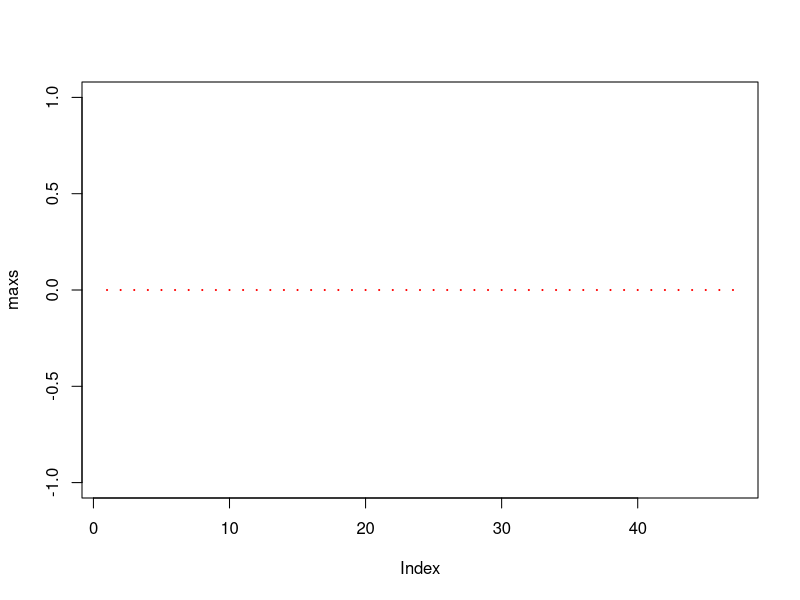
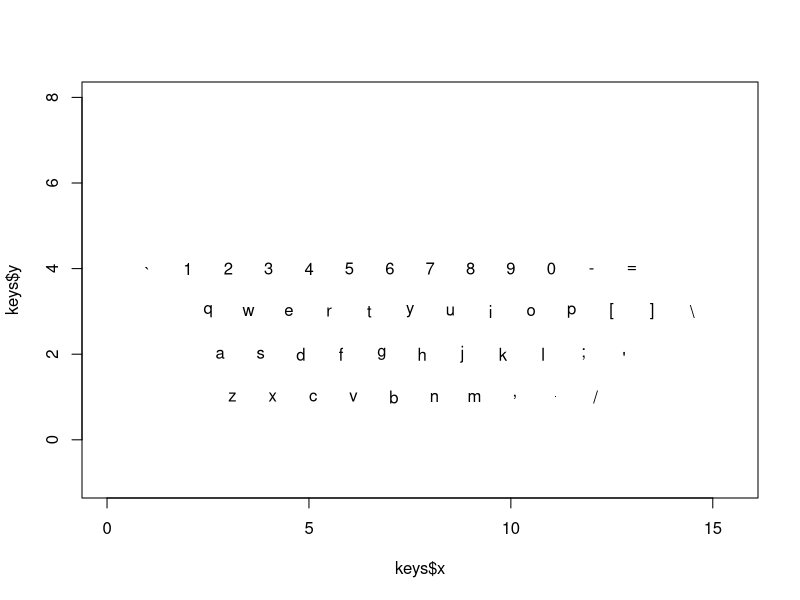

Here is the R script that generated these plots, in order: (Note: this script raises an error after producing the figures.)
do.test = function(p){
    chars = c("`", "1", "2", "3", "4", "5", "6", "7",
        "8", "9", "0", "-", "=", "q", "w", "e", "r",
        "t", "y", "u", "i", "o", "p", "[", "]", "\\",
        "a", "s", "d", "f", "g", "h", "j", "k", "l",
        ";", "'", "z", "x", "c", "v", "b", "n", "m",
        ",", ".", "/")

    n = length(chars)
    if (missing(p)) # number of reps for each character
        p = 10
    times = matrix(0, n, p)
    correct = times
    rand.order = sample(rep(1:n, p))
    readline("Hit enter to begin")
    for (i in 1:(n*p)){
        y = system.time(x <- readline(chars[rand.order[i]]))[3]
        k = which.min(times[rand.order[i],])
        correct[rand.order[i], k] = (x == chars[rand.order[i]])*1
        times[rand.order[i], k] = y
        }
    return (list("times"=times, "correct"=correct))
    }

x = do.test()

# overall correct %
mean(x$correct)

# mean time for each correct input
means = double(47)
for (i in 1:47){
    for (j in 1:10){
        means[i] = means[i] + x$times[i,j]*x$correct[i,j]
        }
    }
means = means / apply(x$correct, 1, sum)

# max/min time for correct inputs
maxs = double(47)
mins = double(47)+Inf
for (i in 1:47){
    for (j in 1:10){
        if (x$correct[i,j] == 1){
            maxs[i] = max(maxs[i], x$times[i,j])
            mins[i] = min(mins[i], x$times[i,j])
            }
        }
    }

plot(maxs, type='h', col='red', lwd=2, ylim = c(0, max(maxs)))
points(means, type='h', lwd=2)
points(mins, type='h', col='green', lwd=2)

# cooler plot
key.coors = matrix(
    c(  1, 4, "`",
        2, 4, "1",
        3, 4, "2",
        4, 4, "3",
        5, 4, "4",
        6, 4, "5",
        7, 4, "6",
        8, 4, "7",
        9, 4, "8",
        10, 4, "9",
        11, 4, "0",
        12, 4, "-",
        13, 4, "=",
        2.5, 3, "q",
        3.5, 3, "w",
        4.5, 3, "e",
        5.5, 3, "r",
        6.5, 3, "t",
        7.5, 3, "y",
        8.5, 3, "u",
        9.5, 3, "i",
        10.5, 3, "o",
        11.5, 3, "p",
        12.5, 3, "[",
        13.5, 3, "]",
        14.5, 3, "\\",
        2.8, 2, "a",
        3.8, 2, "s",
        4.8, 2, "d",
        5.8, 2, "f",
        6.8, 2, "g",
        7.8, 2, "h",
        8.8, 2, "j",
        9.8, 2, "k",
        10.8, 2, "l",
        11.8, 2, ";",
        12.8, 2, "'",
        3.1, 1, "z",
        4.1, 1, "x",
        5.1, 1, "c",
        6.1, 1, "v",
        7.1, 1, "b",
        8.1, 1, "n",
        9.1, 1, "m",
        10.1, 1, ",",
        11.1, 1, ".",
        12.1, 1, "/"),
    47, 3, byrow = TRUE)
keys = NULL
keys$x = as.numeric(key.coors[,1])
keys$y = as.numeric(key.coors[,2])
keys$c = key.coors[,3]

means = (means - min(means)) / diff(range(means))
maxs = (maxs - min(maxs)) / diff(range(maxs))
mins = (mins - min(mins)) / diff(range(mins))

plot.keys = function(what){
    m = min(what)
    M = max(what)
    what = (what - min(what)) / diff(range(what))
    make.square = function(x, y, fill = "white"){
        for (i in 1:length(x)){
            polygon(c(x[i]-0.5, x[i]-0.5, x[i]+0.5, x[i]+0.5),
                c(y[i]-0.5, y[i]+0.5, y[i]+0.5, y[i]-0.5),
                col = fill[i])
            }
        }
    plot(keys$x, keys$y, pch=keys$c, ylim=c(-1, 8), xlim=c(0, 15.5))
    make.square(keys$x, keys$y, rgb(what, 0.5, 1-what))
    points(keys$x, keys$y, pch=keys$c)
    points(seq(0, 15, length=100), rep(7, 100), pch=20,
        col=rgb(seq(0, 1, length=100), 0.5, seq(1, 0, length=100)))
    text(0.5, 6.5, "Fast")
    text(14.5, 6.5, "Slow")
    }


plot.keys(means)
plot.keys(maxs)
plot.keys(mins)
